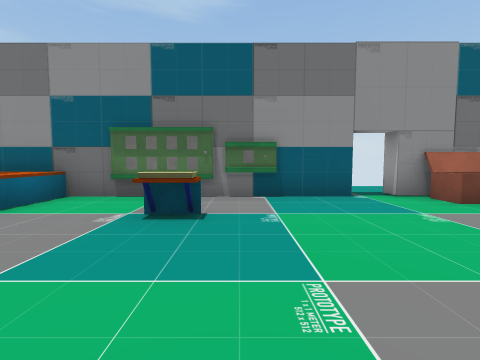
View 1 (above)

15 first-person views from a walk through a scene from a Unity 3-D project. The camera is 1.4 m above the floor, tilts 4° down and sees 85° across. The floor is counted in squares, 2 m on a side. Each view is taken from the middle of a square. On the plan, view 1 faces up. The plan holds only what a view shows up to about 9 squares ahead; the rest is blank. The player is left out. Door leaves are left out, so doorways stand open. Some surface patterns are stand-ins.

View 2
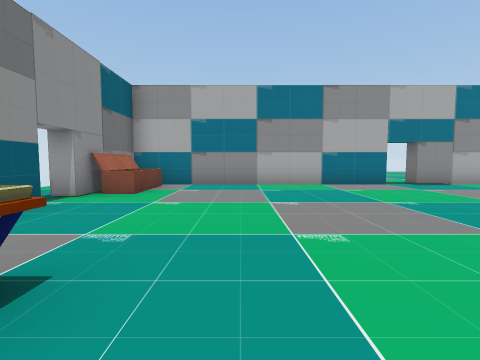

View 3
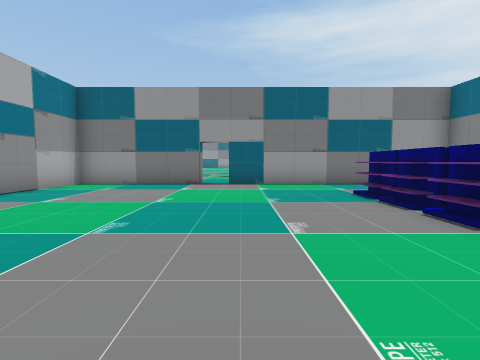

View 4
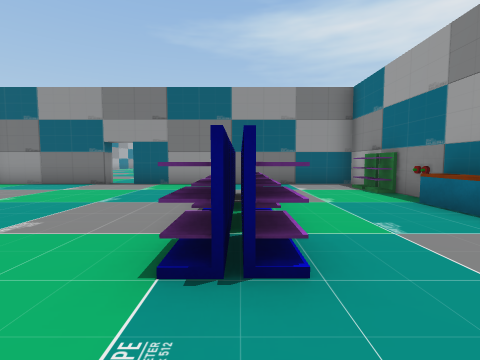

View 5
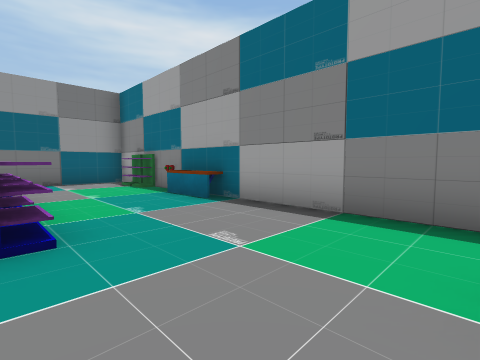

View 6
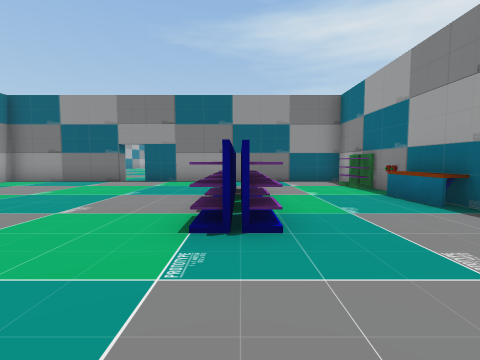

View 7
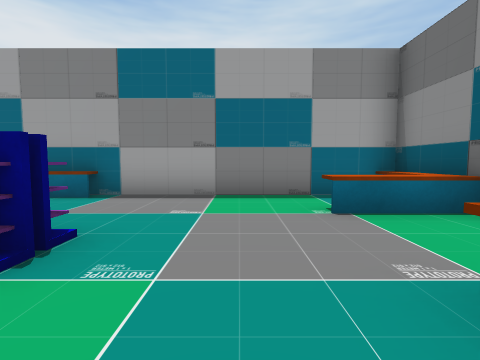

View 8
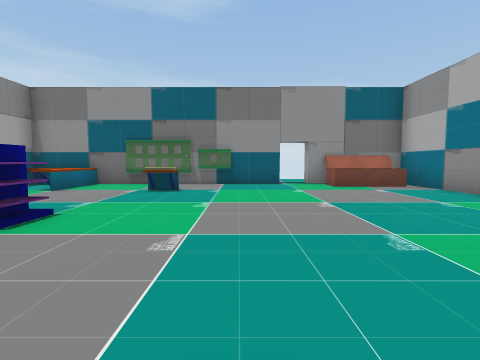

View 9
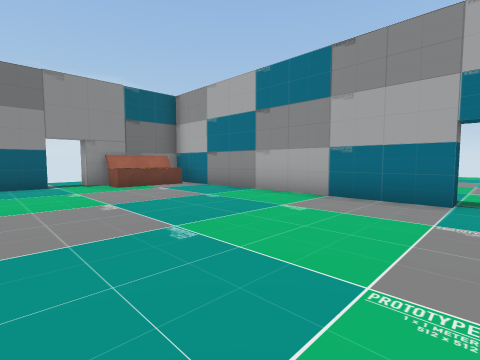

View 10
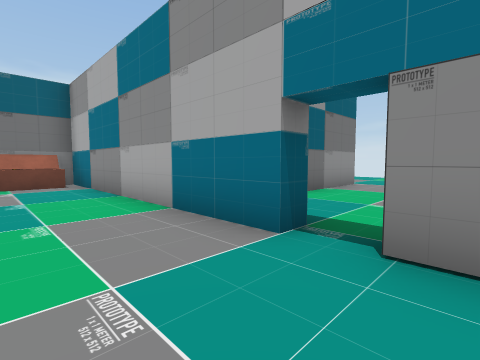

View 11
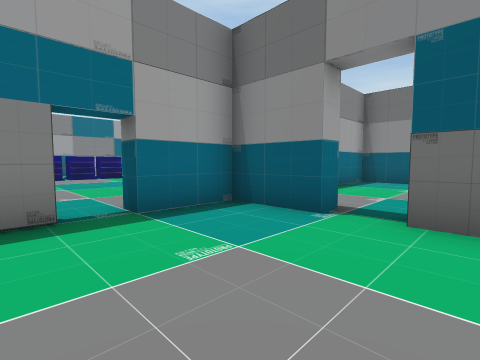

View 12
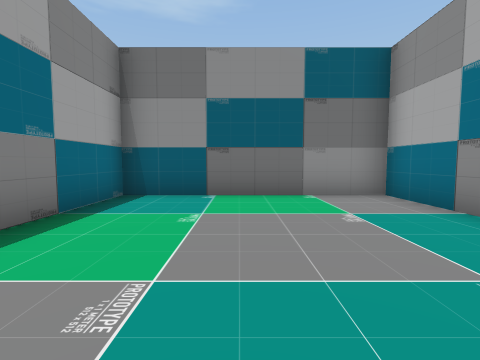

View 13
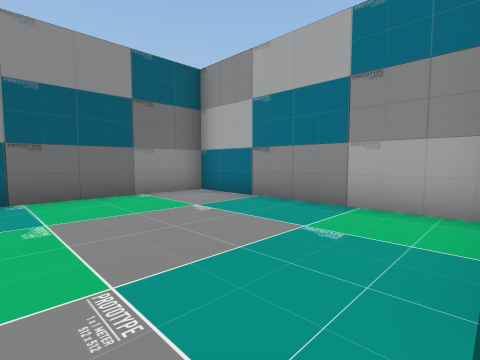

View 14
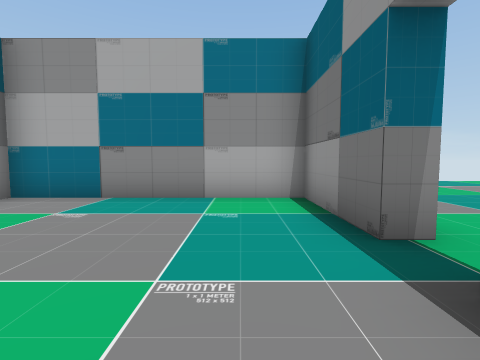

View 15
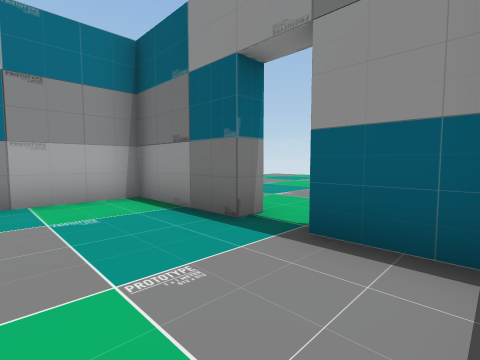

### Floor plan
Ten units are one square. View 1 is at (0, 0); x grows to the right and y downward. Boxes are objects, and circles mark ways between rooms. Rooms are numbered by the first view taken in them; rooms with no view inside come last. Other rooms are left out.
<svg viewBox="-60 -59 189 126">
<path fill="none" stroke="#000" d="M22 62 61 62 61 34M-6 -52 -45 -52M61 25 61 -52M24 -52 4 -52M44 -52 32 -52M-55 -52 -55 62 14 62M124 7 93 7M66 34 66 39M83 7 66 7 66 25M93 7 93 3 121 3 121 -54 66 -54 66 -26M70 3 83 3 83 7"/>
<rect x="-55" y="45" width="10" height="10" fill="#bbb"><title>other object</title></rect>
<rect x="-55" y="35" width="10" height="10" fill="#bbb"><title>other object</title></rect>
<rect x="-55" y="25" width="10" height="10" fill="#bbb"><title>other object</title></rect>
<rect x="-55" y="5" width="10" height="20" fill="#bbb"><title>other object</title></rect>
<rect x="-45" y="-45" width="10" height="10" fill="#bbb"><title>other object</title></rect>
<rect x="-25" y="25" width="10" height="10" fill="#bbb"><title>other object</title></rect>
<rect x="-25" y="15" width="10" height="10" fill="#bbb"><title>other object</title></rect>
<rect x="-25" y="5" width="10" height="10" fill="#bbb"><title>other object</title></rect>
<rect x="-25" y="-5" width="10" height="10" fill="#bbb"><title>other object</title></rect>
<rect x="-15" y="-25" width="10" height="10" fill="#bbb"><title>other object</title></rect>
<rect x="-15" y="-35" width="10" height="10" fill="#bbb"><title>other object</title></rect>
<circle cx="60" cy="30" r="3" fill="#2a7"/>
<circle cx="90" cy="10" r="3" fill="#2a7"/>
<text x="0" y="10">1</text>
<text x="120" y="50">2</text>
<text x="90" y="-20">3</text>
</svg>
Room 1 opens to room 2. Room 2 opens to room 3.

Where each view was taken, in squares from view 1:
view 1: 0 up, 0 right, facing up
view 2: 2 up, 2 left, facing right
view 3: 2 up, 1 right, facing down
view 4: 2 up, 2 left, facing down
view 5: 3 up, 2 left, facing down-left
view 6: 3 up, 2 left, facing down
view 7: 2 up, 0 right, facing left
view 8: 3 down, 1 right, facing up
view 9: 3 down, 1 right, facing up-right
view 10: 4 down, 4 right, facing up-right
view 11: 4 down, 10 right, facing up-left
view 12: 0 up, 9 right, facing up
view 13: 0 up, 8 right, facing up-right
view 14: 1 up, 7 right, facing right
view 15: 2 up, 7 right, facing down-right
